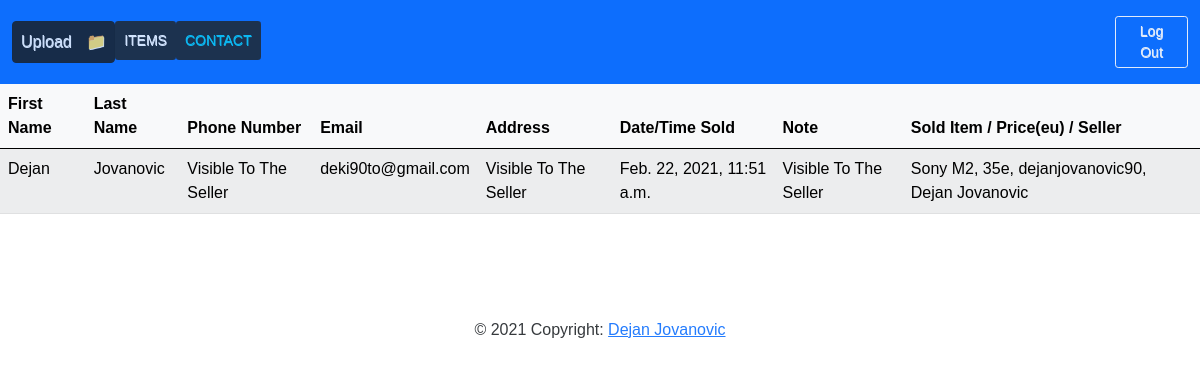
Screenshot of /buyer/ (signed in) with the database file from the repository.
### shop_app/models.py (models this page shows, shortened)
class Buyer(models.Model):
    first_name =    models.CharField(max_length=200)
    last_name =     models.CharField(max_length=200)
    email =         models.EmailField()
    phone =         models.CharField(max_length=20)
    address =       models.TextField(max_length=100)
    note =          models.TextField(max_length=300, blank=True, null=True)
    date_buyed =    models.DateTimeField(auto_now_add=True)
    buyed_item =    models.OneToOneField('ProductName', on_delete=models.SET_NULL, null=True, blank=False, related_name='buyed_item')
    def __str__(self):
        return (f'{self.first_name} {self.last_name}')
    class Meta:
        ordering = ['-date_buyed']

class ProductName(models.Model):
    user =                  models.ForeignKey(User, on_delete=models.CASCADE)
    id =                    models.UUIDField(primary_key=True, default=uuid.uuid4)
    product_name =          models.CharField(max_length=200)
    product_description =   models.TextField(max_length=500)
    date_posted =           models.DateTimeField(auto_now_add=True)
    ad_image =              ResizedImageField(size=[200,110], quality=100, upload_to='pictures', blank=True, null=True)
    product_picture_1 =     ResizedImageField(quality=100, upload_to='pictures', blank=True, null=True)
    product_picture_2 =     ResizedImageField(quality=100, upload_to='pictures', blank=True, null=True)
    product_picture_3 =     ResizedImageField(quality=100, upload_to='pictures', blank=True, null=True)
    product_picture_4 =     ResizedImageField(quality=100, upload_to='pictures', blank=True, null=True)
    product_picture_5 =     ResizedImageField(quality=100, upload_to='pictures', blank=True, null=True)
    product_picture_6 =     ResizedImageField(quality=100, upload_to='pictures', blank=True, null=True)
    product_price =         models.IntegerField(default='0', null=True, blank=False)
    phone =                 models.CharField(max_length=20)
    product_brand =         models.ForeignKey('Brand', on_delete=models.SET_NULL, blank=False, null=True)
    sold_to =               models.ForeignKey('Buyer', on_delete=models.SET_NULL, null=True, blank=True, related_name='sold_to')
    def __str__(self):
        return (f'{self.product_name}, {self.product_price}e, {self.user}, {self.sold_to}')
    class Meta:
        ordering = ['-date_posted']

### shop_app/views.py (the view)
# urls.py: path('buyer/', views.BuyerListView.as_view(), name='buyer'),
class BuyerListView(generic.ListView):
    model = Buyer
    template_name = 'buyer_list.html'

### shop_app/templates/buyer_list.html
{% extends 'base.html' %}
{% block content %}
{% if user.is_authenticated %}
<table class="table table-light table-striped table-hover">
    <thead class="thead-dark">
        <tr>
            <th scope="col"> First Name </th>
            <th scope="col"> Last Name </th>
            <th scope="col"> Phone Number </th>
            <th scope="col"> Email </th>
            <th scope="col"> Address </th>
            <th scope="col"> Date/Time Sold </th>
            <th scope="col"> Note </th>
            <th scope="col"> Sold Item / Price(eu) / Seller</th>
        </tr>
    </thead>
    <tbody>
    {% for page in buyer_list %}
        <tr>
            <td>{{ page.first_name }}</td>
            <td>{{ page.last_name }}</td>
            <td>Visible To The Seller</td>
            <td>{{ page.email }}</td>
            <td>Visible To The Seller</td>
            <td>{{ page.date_buyed }}</td>
            <td>Visible To The Seller</td>
            <td>{{ page.buyed_item }}</td>
        </tr>
    {% endfor %}
    </tbody>
</table>
{% endif %}
{% endblock %}

### shop_app/static/shop_app/css/styles.css (style rules this page uses)
body { background-color: white; padding: 0px; font-family: Arial, Helvetica, sans-serif; }

### rows the page displays
Buyer: first_name "Dejan", last_name "Jovanovic", email "deki90to@gmail.com", date_buyed "Feb. 22, 2021, 11:51 a.m.", buyed_item "Sony M2, 35e, dejanjovanovic90, Dejan Jovanovic"
